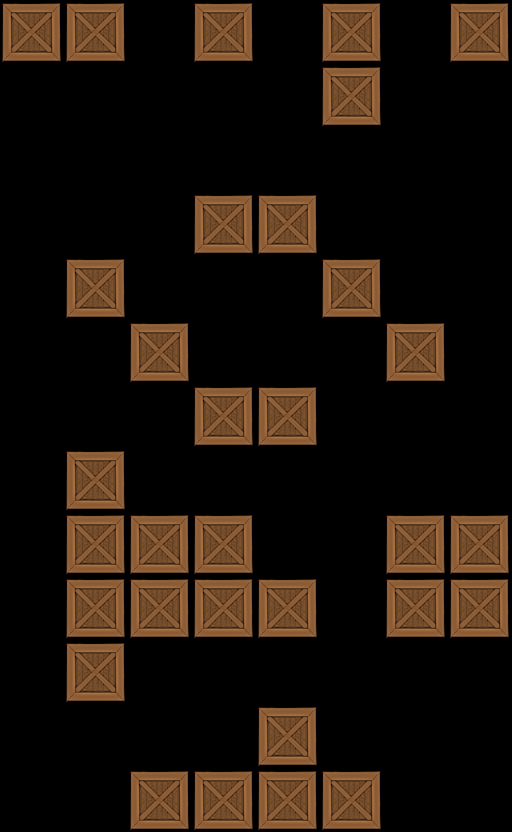

The image is a tile-based game level rendered from a .tmx file. Its description and source (layers, tilesets, objects; grid data summarised) follow:
An orthogonal 8x13 tile map with 64x64 px tiles, 1 tile layer (Tile Layer 1).

<map version="1.0" orientation="orthogonal" width="8" height="13" tilewidth="64" tileheight="64">
 <tileset firstgid="1" name="crate" tilewidth="64" tileheight="64">
  <image source="../../crate2.png" width="64" height="64" />
 </tileset>
 <layer name="Tile Layer 1" width="8" height="13">
  <data>[104 cells, 32 non-empty, 1 distinct tile ids]</data>
 </layer>
</map>
